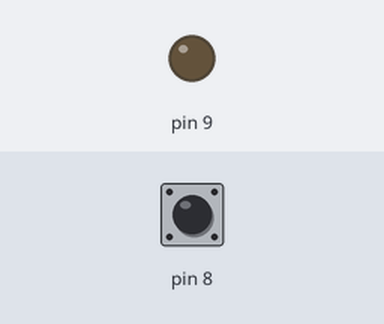
Simulated run of this sketch. Board: Arduino Uno, built with avr-gcc and run on an emulated ATmega328P. On the bench: output pins drawn as LEDs (lit = HIGH). Inputs (shaded band) come from the test bench; at power-on: pin 8 HIGH.

Above: at 1.2 s.
1.3 s: pin 8 pulled LOW for 0.15 s
At 1.37 s:
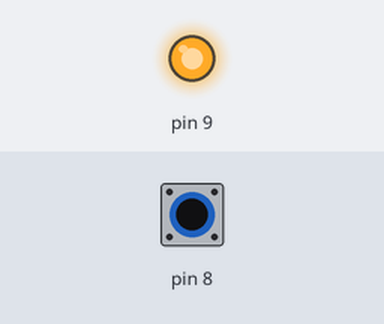
2.9 s: pin 8 pulled LOW for 3.2 s
At 6.5 s:
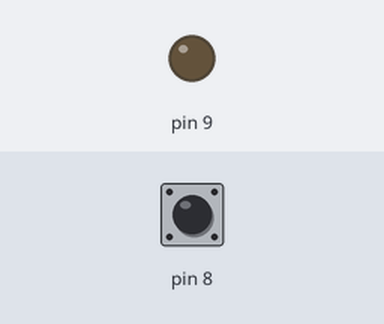
Timing chart, 0 to 8.0 s (numbered marks = the images above; inputs shaded):
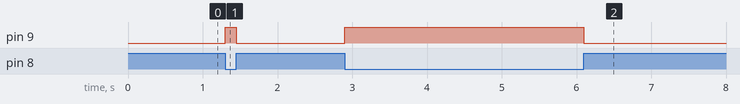

Measured:
- after the input at 1.3 s, pin 9: LOW → HIGH at once, → LOW 0.15 s later
- after the input at 2.9 s, pin 9: LOW → HIGH at once, → LOW 3.2 s later

The sketch:

test.ino
```cpp
void setup()
{
    pinMode(8, INPUT_PULLUP);
    pinMode(9, OUTPUT);
}

void loop()
{
    if (digitalRead(8) == LOW)
    {
        digitalWrite(9, HIGH);
    }
    else
    {
        digitalWrite(9, LOW);
    }
}
```
